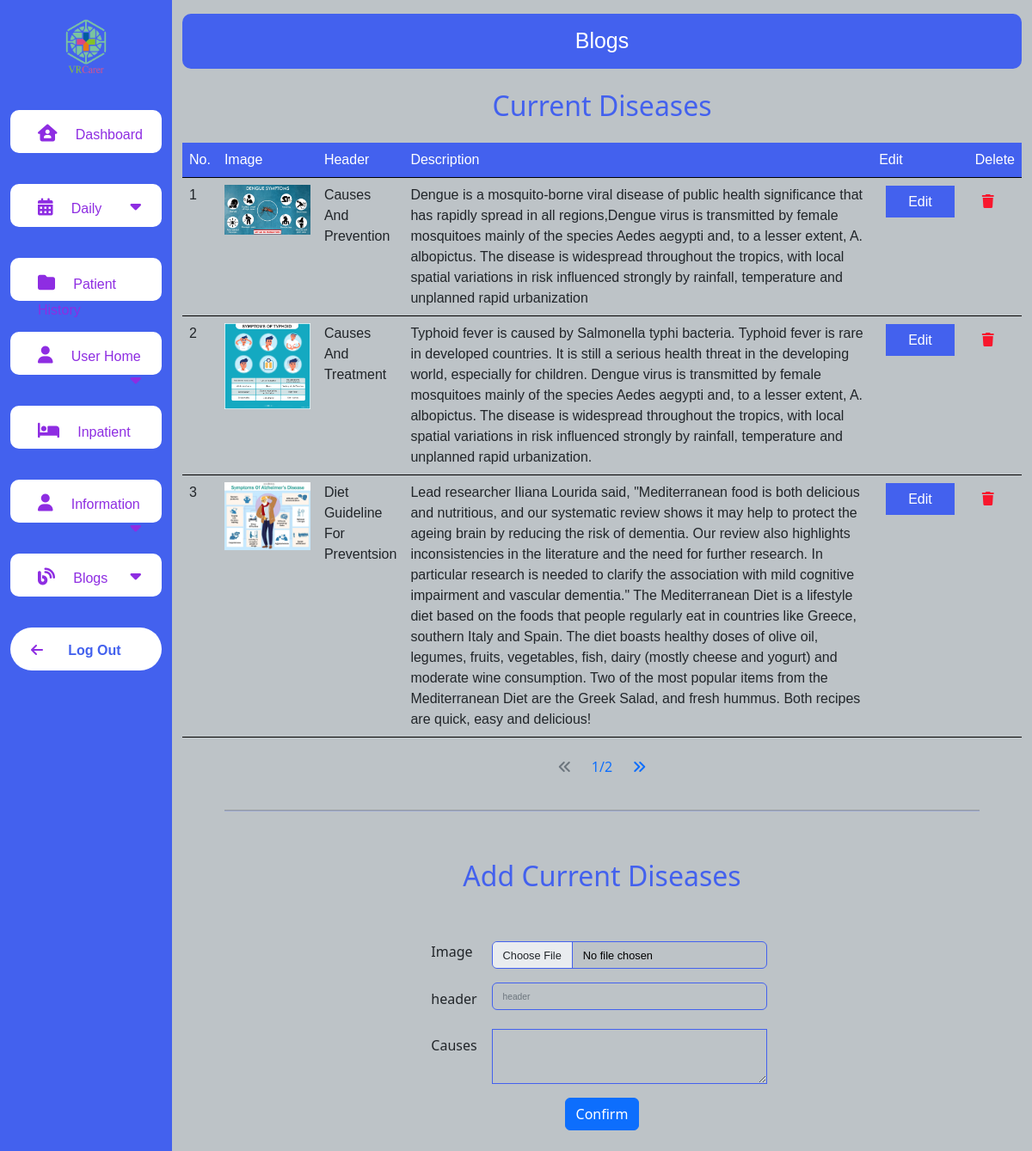
The app's page /vr_carer/admin/View/blog.php (signed in) with its own data.
### tables this page shows
CREATE TABLE `blog` (
  `id` int(11) NOT NULL COMMENT 'blog_id',
  `image` varchar(128) NOT NULL,
  `header` varchar(50) NOT NULL,
  `description` varchar(1024) DEFAULT NULL,
  `created_date` varchar(10) DEFAULT NULL COMMENT 'YYYY/MM/DD',
  `updated_date` varchar(10) DEFAULT NULL COMMENT 'YYYY/MM/DD'
);

### vr_carer/admin/Controller/blog/listBlogController.php (called while the page is built, shortened)
<?php
include "../Model/dbConnection.php";
$rowLimit = 3;
$page = (isset($_GET["page"])) ? $_GET["page"] : 1 ;
$startPage = ($page-1)*$rowLimit;
$sql = $pdo->prepare("SELECT * FROM blog LIMIT  $startPage,$rowLimit ");
$sql->execute();
$blogList = $sql->fetchAll(PDO::FETCH_ASSOC);

### vr_carer/admin/View/blog.php (the view, shortened to what this page needs)
<?php
include "../Controller/blog/listBlogController.php";
?>
<!DOCTYPE html>
<html lang="en">
<head>
    <link rel="stylesheet" href="../View/resources/css/root.css" />
    <link rel="stylesheet" href="../View/resources/css/blog.css" />
</head>
<body>
    <div class="container-fluid">
        <div class="row flex-nowrap">
            <?php
            include("./common/nav.php");
            ?>
            <div class=" data_box  col-sm-9  col-md-8 col-xl-10 mt-3">
                <div class="header_wrapper bg_header ">
                    <div class="header_box">
                        <span class="navbar-brand ttl_admin" href="#">Blogs</span>
                    </div>
                </div>
                <section class="diseases_table">
                    <div class="input_set">
                        <h2 class="input_set_header my-4"> Current Diseases</h2>
                    </div>
                    <table class="table">
                        <thead class="table_bgcolor" id="table_header">
                            <tr>
                                <td>No.</td>
                                <td>Image</td>
                                <td>Header</td>
                                <td>Description</td>
                                <td>Edit</td>
                                <td>Delete</td>
                            </tr>
                        </thead>
                        <tbody>
                            <?php $number = ($page * $rowLimit) - ($rowLimit - 1) ?>
                            <?php foreach ($blogList as $blog) {
                            ?>
                                <tr class="row_bdr">
                                    <td><?= $number++ ?></td>
                                    <td>
                                        <img src="./storages/blog/<?php echo $blog["image"] ?>" alt="" width="100">
                                    </td>
                                    <td><?php echo $blog["header"] ?></td>
                                    <td class="desc"><?php echo $blog["description"] ?></td>
                                    <td class="p-3">
                                        <a href="../Controller/blog/editBlogController.php?id=<?php echo $blog["id"] ?>" class="edit_btn">Edit</a>
                                    </td>
                                    <td class="p-3"><a href="../Controller/blog/deleteblog.php?id=<?php echo $blog["id"] ?>" class="trash "><i class="fa-solid fa-trash"></i></a></td>
                                </tr>
                            <?php } ?>
                        </tbody>
                    </table>
                    <?php
                    include "./common/pagination.php"
                    ?>
                    <hr />
                </section>
                <div class="input_set">
                    <h2 class="input_set_header my-4">Add Current Diseases</h2>
                </div>
                <div class="m-3 d-flex justify-content-center">
                    <form action="../Controller/blog/addBlogController.php" method="post" enctype="multipart/form-data">
                        <div class="form-group row mb-3">
                            <label for="formFileMultiple" class="col-sm-2">Image</label>
                            <div class=" col-sm-10">
                                <input class="form-control common_input" type="file" id="uploadFile" name="uploadFile" onchange="setImage()" required />
                            </div>
                        </div>
                        <div class="form-group row mb-3">
                            <label for="inputPassword" class="col-sm-2 col-form-label">header</label>
                            <div class="col-sm-10">
                                <input type="text" class="form-control common_input" name="header" placeholder="header">
                            </div>
                        </div>
                        <div class="form-group row mb-3">
                            <label for="inputPassword" class="col-sm-2 col-form-label">Causes</label>
                            <div class="col-sm-10">
                                <textarea class="form-control common_input text_area" id="exampleFormControlTextarea1" name="description" rows="5"></textarea>
                            </div>
                        </div>
                        <div class="form-group d-flex justify-content-center">
                            <button type="submit" name="addDieses" class="btn btn-primary mb-2 w-30">Confirm</button>
                        </div>
                    </form>
                </div>
            </div>
        </div>
    </div>
</body>
</html>

### vr_carer/admin/View/resources/css/root.css (style rules this page uses)
:root { --primary_color: #bdc3c7; --secondary_color: #4361ee; --tertiary_color: #000000; }
:root { --first_color: #000000; --second_color: #ffffff; --third_color: #4361ee; --fourth_color: #ffc652; --fifth_color: #f8172d; --sixth_color: #8E2DE2 !important; }
:root { --primary_font: "Mulish", sans-serif; --secondary_font: "Archivo Narrow", sans-serif; }
:root { --extra_large: 5em; --large: 2.5em; --medium: 1.87em; --small: 1.56em; --extra_small: 1.25em; --extra_extra_small: 0.8em; }
body { background-color: var(--primary_color) !important; }
.edit_btn { padding: 0.5em 1.5em; color: var(--second_color); background-color: var(--secondary_color); border: 2px solid var(--secondary_color); text-decoration: none; }
.trash { color: var(--fifth_color); }
.bg_header { background-color: var(--secondary_color) !important; border-radius: 10px !important; }
.header_wrapper { height: 4em; display: flex; justify-content: center; align-items: center; }
.ttl_admin { color: var(--second_color) !important; font-family: var(--primary_font) !important; font-size: var(--small) !important; }
.common_input { width: 25em !important; height: 2.5em !important; border: 1px solid var(--secondary_color) !important; background-color: var(--primary_color) !important; color: var(--first_color) !important; font-family: var(--primary_font) !important; font-size: var(--extra_small) !important; font-weight: 400 !important; }
.text_area { height: 5em !important; }
.common_input::placeholder { color: var(--first_color); font-family: var(--primary_font); font-size: var(--extra_extra_small); }
.table { font-family: var(--primary_font); font-size: var(--extra_small); }
.table_bgcolor { background-color: var(--secondary_color); border-bottom: 1px solid var(--first_color); }
tbody .row_bdr { font-size: var(--extra_extra_small); border-bottom: 1px solid var(--first_color) !important; }
.input_set { display: flex; flex-direction: column; justify-content: center; align-items: center; width: 100%; }
.input_set_header { color: var(--secondary_color); }
textarea { height: 5em !important; border-radius: 0 !important; }
@media only screen and (max-width: 1200px) { .common_input { width: 100%; height: 2em; font-weight: 300; font-size: var(--extra_extra_small) !important; } }
@media only screen and (max-width: 1200px) { .input_set { display: flex; flex-direction: column; justify-content: center; align-items: center; } }
hr { width: 90%; height: 0.125em; margin: 2em auto !important; border: 0px; background-color: var(--third_color); }
#table_header > tr > td { color: white; font-size: var(--extra_extra_small); }

### vr_carer/admin/View/resources/css/blog.css (style rules this page uses)
#table_header > tr > td { color: white; font-size: var(--extra_extra_small); }
.desc { width: 700px; word-wrap: break-word; }

### records on screen
blog: image (picture), header "Causes And Prevention", description "Dengue is a mosquito-borne viral disease of public health significance that has rapidly spread in all regions,Dengue virus is transmitted by female mosquitoes mainly of the species Aedes aegypti and, to a lesser extent, A. albopictus. The disease is widespread throughout the tropics, with local spatial variations in risk influenced strongly by rainfall, temperature and unplanned rapid urbanization"
blog: image (picture), header "Causes And Treatment", description "Typhoid fever is caused by Salmonella typhi bacteria. Typhoid fever is rare in developed countries. It is still a serious health threat in the developing world, especially for children. Dengue virus is transmitted by female mosquitoes mainly of the species Aedes aegypti and, to a lesser extent, A. albopictus. The disease is widespread throughout the tropics, with local spatial variations in risk influenced strongly by rainfall, temperature and unplanned rapid urbanization."
blog: image (picture), header "Diet Guideline For Preventsion", description "Lead researcher Iliana Lourida said, \"Mediterranean food is both delicious and nutritious, and our systematic review shows it may help to protect the ageing brain by reducing the risk of dementia. Our review also highlights inconsistencies in the literature and the need for further research. In particular research is needed to clarify the association with mild cognitive impairment and vascular dementia.\" The Mediterranean Diet is a lifestyle diet based on the foods that people regularly eat in countries like Greece, southern Italy and Spain. The diet boasts healthy doses of olive oil, legumes, fruits, vegetables, fish, dairy (mostly cheese and yogurt) and moderate wine consumption. Two of…"

### other values on screen
$page "1"
$totalPages "2"
